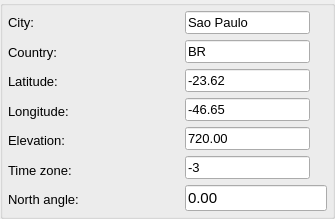
             <widget class="QGroupBox" name="groupBox_2">
              <property name="sizePolicy">
               <sizepolicy hsizetype="Expanding" vsizetype="Maximum">
                <horstretch>0</horstretch>
                <verstretch>0</verstretch>
               </sizepolicy>
              </property>
              <property name="title">
               <string/>
              </property>
              <layout class="QGridLayout" name="gridLayout_7">
               <property name="leftMargin">
                <number>5</number>
               </property>
               <property name="topMargin">
                <number>5</number>
               </property>
               <property name="rightMargin">
                <number>5</number>
               </property>
               <property name="bottomMargin">
                <number>5</number>
               </property>
               <item row="1" column="0">
                <layout class="QHBoxLayout" name="horizontalLayout">
                 <item>
                  <layout class="QVBoxLayout" name="verticalLayout_2">
                   <item>
                    <widget class="QLabel" name="label_2_City">
                     <property name="font">
                      <font>
                       <pointsize>10</pointsize>
                       <italic>false</italic>
                      </font>
                     </property>
                     <property name="text">
                      <string>City:</string>
                     </property>
                    </widget>
                   </item>
                   <item>
                    <widget class="QLabel" name="label_2_Country">
                     <property name="font">
                      <font>
                       <pointsize>10</pointsize>
                       <italic>false</italic>
                      </font>
                     </property>
                     <property name="text">
                      <string>Country:</string>
                     </property>
                    </widget>
                   </item>
                   <item>
                    <widget class="QLabel" name="label_2_Latitude">
                     <property name="font">
                      <font>
                       <pointsize>10</pointsize>
                       <italic>false</italic>
                      </font>
                     </property>
                     <property name="text">
                      <string>Latitude:</string>
                     </property>
                    </widget>
                   </item>
                   <item>
                    <widget class="QLabel" name="label_2_Longitude">
                     <property name="font">
                      <font>
                       <pointsize>10</pointsize>
                       <italic>false</italic>
                      </font>
                     </property>
                     <property name="text">
                      <string>Longitude:</string>
                     </property>
                    </widget>
                   </item>
                   <item>
                    <widget class="QLabel" name="label_2_Elevation">
                     <property name="font">
                      <font>
                       <pointsize>10</pointsize>
                       <italic>false</italic>
                      </font>
                     </property>
                     <property name="text">
                      <string>Elevation:</string>
                     </property>
                    </widget>
                   </item>
                   <item>
                    <widget class="QLabel" name="label_2_Time_zone">
                     <property name="font">
                      <font>
                       <pointsize>10</pointsize>
                       <italic>false</italic>
                      </font>
                     </property>
                     <property name="text">
                      <string>Time zone:</string>
                     </property>
                    </widget>
                   </item>
                   <item>
                    <widget class="QLabel" name="label_3_North_angle">
                     <property name="font">
                      <font>
                       <pointsize>10</pointsize>
                       <italic>false</italic>
                      </font>
                     </property>
                     <property name="toolTip">
                      <string>Indicate the difference between the 
project orientantion and the true north</string>
                     </property>
                     <property name="text">
                      <string>North angle:</string>
                     </property>
                    </widget>
                   </item>
                  </layout>
                 </item>
                 <item>
                  <spacer name="horizontalSpacer">
                   <property name="orientation">
                    <enum>Qt::Horizontal</enum>
                   </property>
                   <property name="sizeType">
                    <enum>QSizePolicy::Fixed</enum>
                   </property>
                   <property name="sizeHint" stdset="0">
                    <size>
                     <width>100</width>
                     <height>20</height>
                    </size>
                   </property>
                  </spacer>
                 </item>
                 <item>
                  <layout class="QVBoxLayout" name="verticalLayout_6">
                   <item>
                    <widget class="QLineEdit" name="lineEdit_2_City">
                     <property name="sizePolicy">
                      <sizepolicy hsizetype="Maximum" vsizetype="Fixed">
                       <horstretch>0</horstretch>
                       <verstretch>0</verstretch>
                      </sizepolicy>
                     </property>
                     <property name="font">
                      <font>
                       <pointsize>10</pointsize>
                       <italic>false</italic>
                      </font>
                     </property>
                     <property name="layoutDirection">
                      <enum>Qt::LeftToRight</enum>
                     </property>
                     <property name="text">
                      <string>Sao Paulo</string>
                     </property>
                    </widget>
                   </item>
                   <item>
                    <widget class="QLineEdit" name="lineEdit_2_Country">
                     <property name="sizePolicy">
                      <sizepolicy hsizetype="Maximum" vsizetype="Fixed">
                       <horstretch>0</horstretch>
                       <verstretch>0</verstretch>
                      </sizepolicy>
                     </property>
                     <property name="font">
                      <font>
                       <pointsize>10</pointsize>
                       <italic>false</italic>
                      </font>
                     </property>
                     <property name="layoutDirection">
                      <enum>Qt::LeftToRight</enum>
                     </property>
                     <property name="text">
                      <string>BR</string>
                     </property>
                    </widget>
                   </item>
                   <item>
                    <widget class="QLineEdit" name="lineEdit_2_Latitude">
                     <property name="sizePolicy">
                      <sizepolicy hsizetype="Maximum" vsizetype="Fixed">
                       <horstretch>0</horstretch>
                       <verstretch>0</verstretch>
                      </sizepolicy>
                     </property>
                     <property name="font">
                      <font>
                       <pointsize>10</pointsize>
                       <italic>false</italic>
                      </font>
                     </property>
                     <property name="layoutDirection">
                      <enum>Qt::LeftToRight</enum>
                     </property>
                     <property name="text">
                      <string>-23.62</string>
                     </property>
                    </widget>
                   </item>
                   <item>
                    <widget class="QLineEdit" name="lineEdit_2_Longitude">
                     <property name="sizePolicy">
                      <sizepolicy hsizetype="Maximum" vsizetype="Fixed">
                       <horstretch>0</horstretch>
                       <verstretch>0</verstretch>
                      </sizepolicy>
                     </property>
                     <property name="font">
                      <font>
                       <pointsize>10</pointsize>
                       <italic>false</italic>
                      </font>
                     </property>
                     <property name="layoutDirection">
                      <enum>Qt::LeftToRight</enum>
                     </property>
                     <property name="text">
                      <string>-46.65</string>
                     </property>
                    </widget>
                   </item>
                   <item>
                    <widget class="QLineEdit" name="lineEdit_2_Elevation">
                     <property name="sizePolicy">
                      <sizepolicy hsizetype="Maximum" vsizetype="Fixed">
                       <horstretch>0</horstretch>
                       <verstretch>0</verstretch>
                      </sizepolicy>
                     </property>
                     <property name="font">
                      <font>
                       <pointsize>10</pointsize>
                       <italic>false</italic>
                      </font>
                     </property>
                     <property name="layoutDirection">
                      <enum>Qt::LeftToRight</enum>
                     </property>
                     <property name="text">
                      <string>720.00</string>
                     </property>
                    </widget>
                   </item>
                   <item>
                    <widget class="QLineEdit" name="lineEdit_2_Time_zone">
                     <property name="sizePolicy">
                      <sizepolicy hsizetype="Maximum" vsizetype="Fixed">
                       <horstretch>0</horstretch>
                       <verstretch>0</verstretch>
                      </sizepolicy>
                     </property>
                     <property name="font">
                      <font>
                       <pointsize>10</pointsize>
                       <italic>false</italic>
                      </font>
                     </property>
                     <property name="layoutDirection">
                      <enum>Qt::LeftToRight</enum>
                     </property>
                     <property name="text">
                      <string>-3</string>
                     </property>
                    </widget>
                   </item>
                   <item>
                    <widget class="QLineEdit" name="lineEdit_3_North_angle">
                     <property name="sizePolicy">
                      <sizepolicy hsizetype="Maximum" vsizetype="Fixed">
                       <horstretch>0</horstretch>
                       <verstretch>0</verstretch>
                      </sizepolicy>
                     </property>
                     <property name="font">
                      <font>
                       <pointsize>11</pointsize>
                       <italic>false</italic>
                      </font>
                     </property>
                     <property name="toolTip">
                      <string/>
                     </property>
                     <property name="layoutDirection">
                      <enum>Qt::LeftToRight</enum>
                     </property>
                     <property name="text">
                      <string>0.00</string>
                     </property>
                    </widget>
                   </item>
                  </layout>
                 </item>
                </layout>
               </item>
              </layout>
             </widget>
